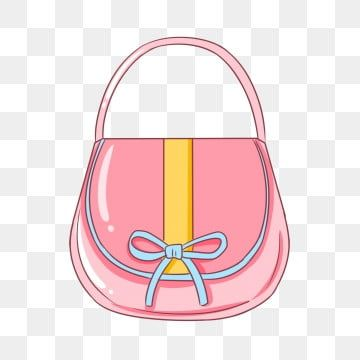
#> input picture tas.jpg, 360 x 360 px
$ python main.py
#> lines starting #> are read from the running program, lines starting #| are printed output that depends on the picture
import cv2

# Load image
img = cv2.imread("tas.jpg")
#> img is the input picture: shape (360, 360, 3); mean B, G, R 223.3, 222.8, 242.2

# Convert image to HSV format
hsv_img = cv2.cvtColor(img, cv2.COLOR_BGR2HSV)
#> hsv_img: shape (360, 360, 3); mean H, S, V 53.6, 25.8, 243.1

# Extract Hue, Saturation, and Value channels
hue = hsv_img[:,:,0]
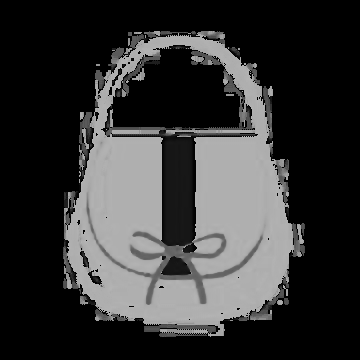
#> hue: shape (360, 360); min 0, max 179, mean 53.6
saturation = hsv_img[:,:,1]
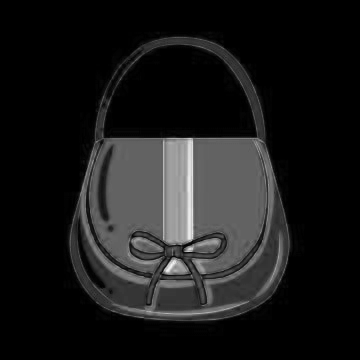
#> saturation: shape (360, 360); min 0, max 244, mean 25.8
value = hsv_img[:,:,2]
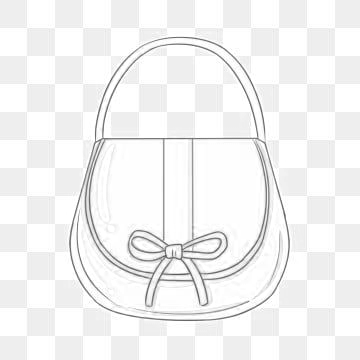
#> value: shape (360, 360); min 80, max 255, mean 243.1

# Display extracted channels
cv2.imshow("Hue Channel", hue)
cv2.imshow("Saturation Channel", saturation)
cv2.imshow("Value Channel", value)

# Wait for user to close window
cv2.waitKey(0)

# Clean up resources
cv2.destroyAllWindows()

$ run again, with Anggur.jpg copied over tas.jpg
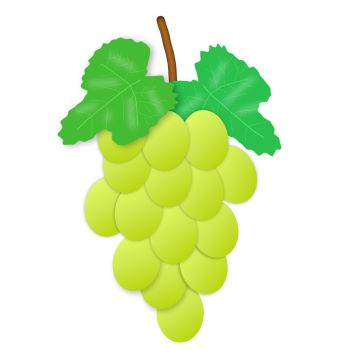
#> input picture Anggur.jpg, 360 x 360 px
#> img is the input picture: shape (360, 360, 3); mean B, G, R 196.4, 241.3, 222.6
#> hsv_img: shape (360, 360, 3); mean H, S, V 19.5, 56.3, 241.6
#> `saturation = hsv_img[:,:,1]`:
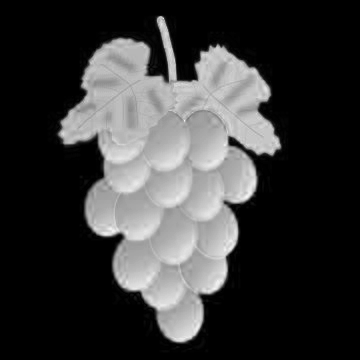
#> saturation: shape (360, 360); min 0, max 248, mean 56.3
#> `value = hsv_img[:,:,2]`:
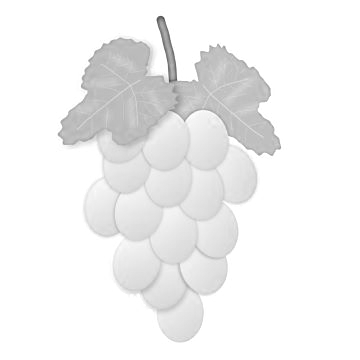
#> value: shape (360, 360); min 65, max 255, mean 241.6

$ run again, with buku.jpg copied over tas.jpg
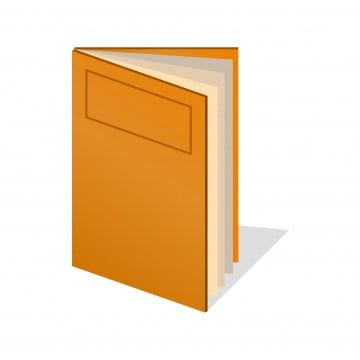
#> input picture buku.jpg, 360 x 360 px
#> img is the input picture: shape (360, 360, 3); mean B, G, R 192.1, 220.1, 243.2
#> hsv_img: shape (360, 360, 3); mean H, S, V 8.8, 60, 243.3
#> `saturation = hsv_img[:,:,1]`:
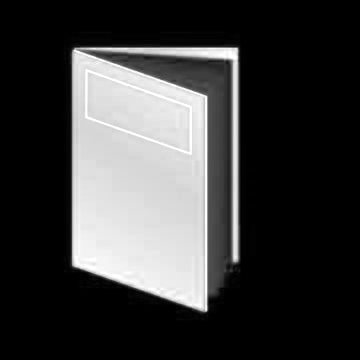
#> saturation: shape (360, 360); min 0, max 255, mean 60
#> `value = hsv_img[:,:,2]`:
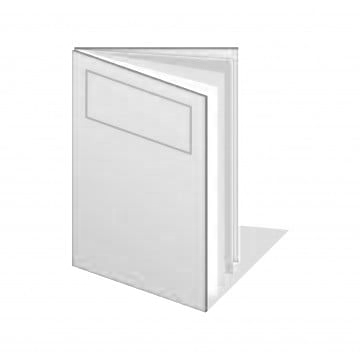
#> value: shape (360, 360); min 112, max 255, mean 243.3
